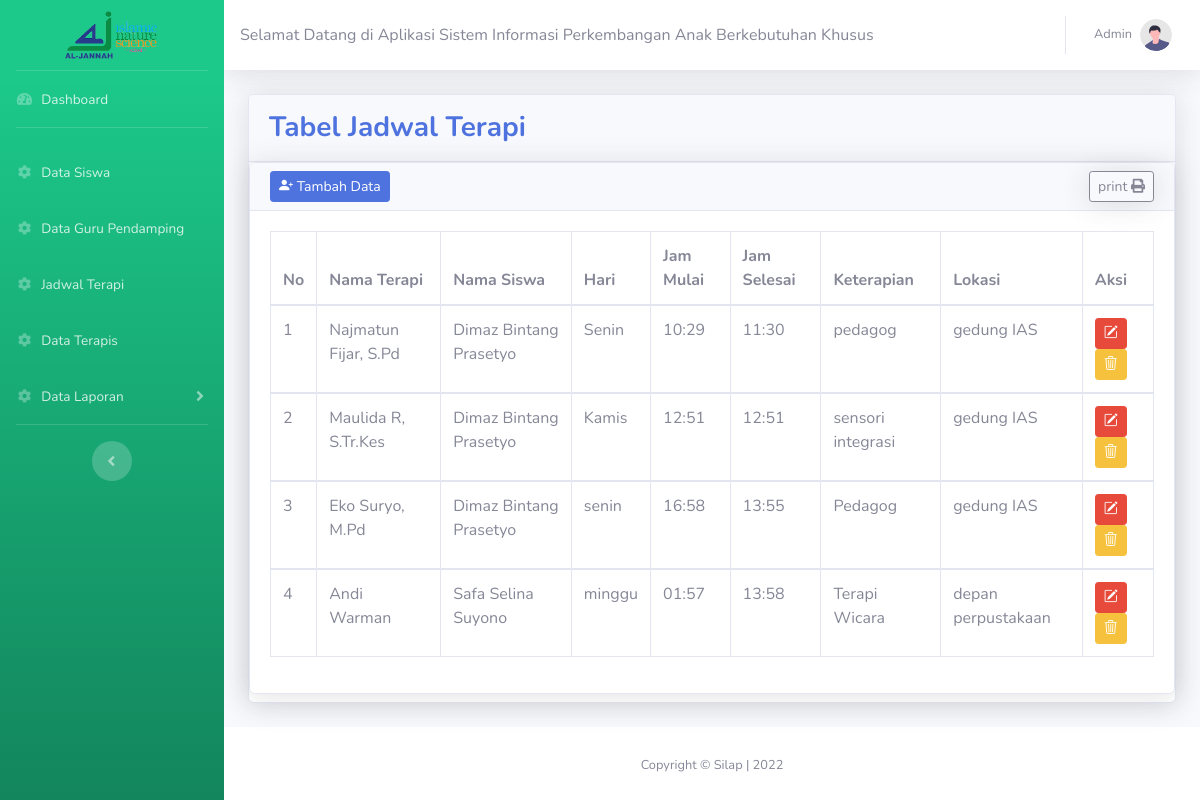
/jadwal_terapi/tampil.php, run on the app's committed database.
### tables this page shows
CREATE TABLE `jadwal_terapi` (
  `id_jadwal` int(11) NOT NULL,
  `id_terapi` int(11) NOT NULL,
  `id_siswa` int(11) NOT NULL,
  `hari` varchar(15) NOT NULL,
  `jam_mulai` varchar(10) NOT NULL,
  `jam_selesai` varchar(10) NOT NULL,
  `keterapian` varchar(50) NOT NULL,
  `lokasi` varchar(50) NOT NULL
);

CREATE TABLE `terapi` (
  `id_terapi` int(11) NOT NULL,
  `nip` varchar(10) NOT NULL,
  `nama_terapi` varchar(50) NOT NULL,
  `jk` enum('laki-laki','perempuan') NOT NULL,
  `notelp` varchar(15) NOT NULL
);

CREATE TABLE `siswa` (
  `id_siswa` int(11) NOT NULL,
  `nis` int(25) NOT NULL,
  `nama_siswa` varchar(50) NOT NULL,
  `nama_panggilan` varchar(30) NOT NULL,
  `kelas` varchar(20) NOT NULL,
  `periode` varchar(50) NOT NULL,
  `tempat_lahir` varchar(25) NOT NULL,
  `tgl_lahir` date NOT NULL,
  `jk` enum('laki-laki','perempuan') NOT NULL,
  `alamat` varchar(100) NOT NULL
);

### config/koneksi.php (called while the page is built, shortened)
<?php
$base_url = "http://localhost/akademik/";

### jadwal_terapi/tampil.php (the view, shortened to what this page needs)
<?php
include '../config/koneksi.php';
?>
<!DOCTYPE html>
<html lang="en">
<head>
  <?php require_once '../include/head.php' ?>
</head>
<body id="page-top">
  <div id="wrapper">
    <?php
    include "../include/sidebar.php";
    ?>
    <div id="content-wrapper" class="d-flex flex-column">
      <div id="content">
        <?php
        include "../include/topbar.php";
        ?>
        <div class="container-fluid">
          <div class="card shadow mb-4">
            <div class="card-header py-3">
              <h3 class="m-0 font-weight-bold text-primary">Tabel Jadwal Terapi</h3>
            </div>
            <div class="card shadow mb-2">
              <div class="card-header py-2">
                <a href="create.php" class="btn btn-primary btn-sm"><i class="bi bi-person-plus-fill"></i> Tambah Data</a>
                <button onclick="window.print()" class="btn btn-outline-secondary btn-sm shadow float-right">print <i class="fa fa-print"></i></button>
              </div>
              <div class="card-body">
                <div class="table-responsive">
                  <table class="table table-bordered" width="100%" cellspacing="0">
                    <thead>
                      <tr>
                        <th>No</th>
                        <th>Nama Terapi</th>
                        <th>Nama Siswa</th>
                        <th>Hari</th>
                        <th>Jam Mulai</th>
                        <th>Jam Selesai</th>
                        <th>Keterapian</th>
                        <th>Lokasi</th>
                        <th>Aksi</th>
                      </tr>
                    </thead>
                    <?php
                    $query = "SELECT jadwal_terapi.id_jadwal, terapi.nama_terapi, siswa.nama_siswa, jadwal_terapi.hari, jadwal_terapi.jam_mulai, jadwal_terapi.jam_selesai, jadwal_terapi.keterapian, jadwal_terapi.lokasi from jadwal_terapi, terapi, siswa WHERE jadwal_terapi.id_terapi = terapi.id_terapi AND jadwal_terapi.id_siswa = siswa.id_siswa";
                    $result = mysqli_query($koneksi, $query);
                    $no = 1;
                    while ($data = mysqli_fetch_assoc($result)) {
                    ?>
                      <tbody>
                        <tr>
                          <td><?= $no; ?> </td>
                          <td><?= $data['nama_terapi'] ?> </td>
                          <td><?= $data['nama_siswa'] ?> </td>
                          <td><?= $data['hari'] ?></td>
                          <td><?= $data['jam_mulai'] ?></td>
                          <td><?= $data['jam_selesai'] ?></td>
                          <td><?= $data['keterapian'] ?></td>
                          <td><?= $data['lokasi'] ?></td>
                          <td><a href="edit.php?id_jadwal=<?= $data['id_jadwal'] ?>" class="btn btn-danger btn-sm"><i class="bi bi-pencil-square"></i></a>
                            <a href="hapus.php?id_jadwal=<?= $data['id_jadwal'] ?>" class="btn btn-warning btn-sm"><i class="bi bi-trash3"></i></a>
                          </td>
                        </tr>
                      </tbody>
                    <?php
                      $no++;
                    }
                    ?>
                  </table>
                </div>
              </div>
            </div>
          </div>
        </div>
        <?php require_once '../include/footer.php' ?>
      </div>
    </div>
</body>
</html>

### include/head.php (shortened to what this page needs)
<link href="<?= $base_url ?>assets/vendor/fontawesome-free/css/all.min.css" rel="stylesheet" type="text/css">
<link href="<?= $base_url ?>assets/css/sb-admin-2.min.css" rel="stylesheet">
<link rel="stylesheet" href="https://cdn.jsdelivr.net/npm/bootstrap-icons@1.9.1/font/bootstrap-icons.css">
<link href="<?= $base_url ?>assets/vendor/datatables/dataTables.bootstrap4.min.css" rel="stylesheet">

### include/sidebar.php (shortened to what this page needs)
<ul class="navbar-nav bg-gradient-success sidebar sidebar-dark accordion" id="accordionSidebar">
    <a class="sidebar-brand d-flex align-items-center justify-content-center" href="index.html">
        <img class="img-profile rounded-sm w-50" src="<?= $base_url ?>assets/foto/logo.png">
    </a>
    <hr class="sidebar-divider my-0">
    <li class="nav-item">
        <a class="nav-link" href="<?= $base_url ?>">
            <i class="fas fa-fw fa-tachometer-alt"></i>
            <span>Dashboard</span></a>
    </li>
    <hr class="sidebar-divider">
    <li class="nav-item">
        <a class="nav-link" href="<?= $base_url ?>siswa/tampil.php">
            <i class="fas fa-fw fa-cog"></i>
            <span>Data Siswa</span></a>
    </li>
    <li class="nav-item">
        <a class="nav-link" href="<?= $base_url ?>guru_pendamping/tampil.php">
            <i class="fas fa-fw fa-cog"></i>
            <span>Data Guru Pendamping</span></a>
    </li>
    <li class="nav-item">
        <a class="nav-link" href="<?= $base_url ?>jadwal_terapi/tampil.php">
            <i class="fas fa-fw fa-cog"></i>
            <span>Jadwal Terapi</span></a>
    </li>
    <li class="nav-item">
        <a class="nav-link" href="<?= $base_url ?>terapi/tampil.php">
            <i class="fas fa-fw fa-cog"></i>
            <span>Data Terapis</span></a>
    </li>
    <li class="nav-item">
        <a class="nav-link collapsed" href="#" data-toggle="collapse" data-target="#collapseTwo" aria-expanded="true" aria-controls="collapseTwo">
            <i class="fas fa-fw fa-cog"></i>
            <span>Data Laporan</span>
        </a>
    </li>
    <hr class="sidebar-divider d-none d-md-block">
    <div class="text-center d-none d-md-inline">
        <button class="rounded-circle border-0" id="sidebarToggle"></button>
    </div>
</ul>

### include/topbar.php (shortened to what this page needs)
<nav class="navbar navbar-expand navbar-light bg-white topbar mb-4 static-top shadow">
    <marquee>Selamat Datang di Aplikasi Sistem Informasi Perkembangan Anak Berkebutuhan Khusus </marquee>
    <ul class="navbar-nav ml-auto">
        <li class="nav-item dropdown no-arrow">
            <a class="nav-link dropdown-toggle" href="#" id="userDropdown" role="button" data-toggle="dropdown" aria-haspopup="true" aria-expanded="false">
                <span class="mr-2 d-none d-lg-inline text-gray-600 small">Admin</span>
                <img class="img-profile rounded-circle" src="<?= $base_url ?>assets/foto/undraw_profile.svg">
            </a>
        </li>
    </ul>
</nav>

### include/footer.php
<footer class="sticky-footer bg-white">
    <div class="container my-auto">
        <div class="copyright text-center my-auto">
            <span>Copyright &copy; Silap | 2022</span>
        </div>
    </div>
</footer>

### data on the page
jadwal_terapi: id_terapi.nama_terapi "Najmatun Fijar, S.Pd", id_siswa.nama_siswa "Dimaz Bintang Prasetyo", hari "Senin", jam_mulai "10:29", jam_selesai "11:30", keterapian "pedagog", lokasi "gedung IAS"
jadwal_terapi: id_terapi.nama_terapi "Maulida R, S.Tr.Kes", id_siswa.nama_siswa "Dimaz Bintang Prasetyo", hari "Kamis", jam_mulai "12:51", jam_selesai "12:51", keterapian "sensori integrasi", lokasi "gedung IAS"
jadwal_terapi: id_terapi.nama_terapi "Eko Suryo, M.Pd", id_siswa.nama_siswa "Dimaz Bintang Prasetyo", hari "senin", jam_mulai "16:58", jam_selesai "13:55", keterapian "Pedagog", lokasi "gedung IAS"
jadwal_terapi: id_terapi.nama_terapi "Andi Warman", id_siswa.nama_siswa "Safa Selina Suyono", hari "minggu", jam_mulai "01:57", jam_selesai "13:58", keterapian "Terapi Wicara", lokasi "depan perpustakaan"
